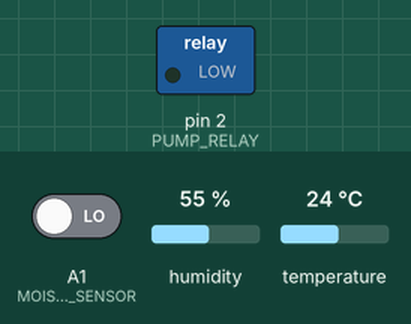
This sketch was run on a simulated Arduino Uno, built with avr-gcc and run on an emulated ATmega328P. Parts: switched loads named in the sketch (green lamp = pin HIGH). Inputs (shaded band) come from the test bench; at power-on: A1 (MOISTURE_SENSOR) LOW, humidity 55 %, temperature 24 °C. What the sketch prints to the serial monitor is not drawn.

Above: at 11.1 s.
11.2 s: A1 (MOISTURE_SENSOR) driven HIGH
At 12.8 s:
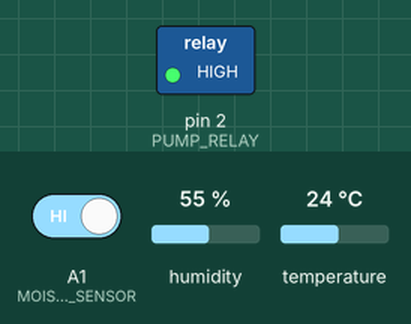
13.5 s: A1 (MOISTURE_SENSOR) driven LOW
At 15.1 s:
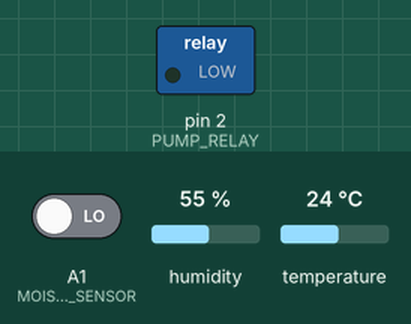
Timing chart, 0 to 16.6 s (numbered marks = the images above; inputs shaded):
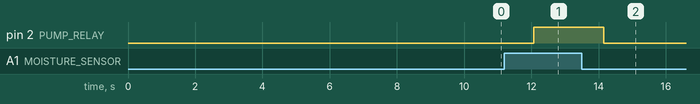

The sketch:

IOT_Irrigation.ino
```cpp
//!!AUM!!
//DHT11 Sensor, Moisture sensor, IOT
#include <dht.h>
#include <SoftwareSerial.h>
SoftwareSerial mySerial(12, 13);      // RX, TX
dht DHT;

#define DHT11_PIN         A0
#define MOISTURE_SENSOR   A1
#define PUMP_RELAY        2

#define INPUT_DATA_BUFF_SIZE    50
int crnt_match_point = 0;
char App_LinkID = 0;
char AppContDataSending = 0;
int ContSending_timer = 0;

unsigned int Humidity = 0, Temperature = 0,moisture_flg = 0;
unsigned int base_ms=0;
byte auto_manual_flag = 0;


void setup()
{ pinMode(DHT11_PIN,INPUT);
  pinMode(MOISTURE_SENSOR,INPUT);
  pinMode(PUMP_RELAY,OUTPUT);
  digitalWrite(PUMP_RELAY,LOW);

  Serial.begin(115200);
  mySerial.begin(9600);
  delay(3000);
//  AT_UART(9600);

  if(!AT_test())
  { Serial.println("WifiModule Error");
  }
  if(!Server_setup())
  { Serial.println("Connection Error");
  }
}

void loop()
{ GET_NEW_DATA();

  delay(1);
  base_ms++;
  if(base_ms < 1000) return;
  base_ms = 0;
  if(digitalRead(MOISTURE_SENSOR))
  { moisture_flg = 0;
    if(auto_manual_flag == 0) digitalWrite(PUMP_RELAY,HIGH);
  }
  else
  { moisture_flg = 1;
    if(auto_manual_flag == 0) digitalWrite(PUMP_RELAY,LOW);
  }
  hum_temp();
//  Serial.println("T: "+String(Temperature)+",H: "+String(Humidity)+",M: "+String(moisture_flg));
  Send_Continously();
}

void hum_temp(void)
{ int chk = DHT.read11(DHT11_PIN);
  Temperature = DHT.temperature;
  Humidity = DHT.humidity;
//  Serial.println("Temp: "+String(Temperature)+ " Hum: "+String(Humidity));
}


void Send_Continously(void)
{ ContSending_timer++;
  if(ContSending_timer < 10) return;
  ContSending_timer = 0;

  if(AppContDataSending == 1)
  {   AppData_Send(App_LinkID);
  }
}


bool Server_setup(void)
{ AT_RESTORE();
  AT_CWMODE(3);
  AT_CIPMUX();
  if(!AT_CWSAP("Irrigation","1234567890"))  return false;
/*  if(!AT_CWJAP("hotspot","1234567890"))
  {   Serial.println("Not Connected to server");
      return false;
  }*/
  if (!AT_CIPSERVER(1234))                     return false;
  return true;
}

void GET_NEW_DATA(void)
{ if (Serial.available() == 0) return;

  String Data = "";
  Data = readData(1000);
  byte temp = 0;
  char str_to_char_buff[INPUT_DATA_BUFF_SIZE];
  Data.toCharArray(str_to_char_buff,50);

  if(compare_string(Data, (char *)"+IPD,",5))
  {   temp =  crnt_match_point;
      if(compare_string(Data, (char *)"PP_",3))
      { App_LinkID = str_to_char_buff[temp];
        if(str_to_char_buff[crnt_match_point] == 'Q')
        {  if(auto_manual_flag == 1)                    digitalWrite(PUMP_RELAY,HIGH);
        }
        if(str_to_char_buff[crnt_match_point] == 'W')
        {  if(auto_manual_flag == 1)                    digitalWrite(PUMP_RELAY,LOW);
        }
        if(str_to_char_buff[crnt_match_point] == 'E')   auto_manual_flag = 0;
        if(str_to_char_buff[crnt_match_point] == 'R')   auto_manual_flag = 1;
        AppData_Send(App_LinkID);
        AppContDataSending = 1;
        return;
      }
  }
  if(compare_string(Data, (char *)"CLOSED",6))
  { if(str_to_char_buff[crnt_match_point-8] == App_LinkID)  AppContDataSending = 0;
  }
}


bool AppData_Send(char Link_ID)
{ String data = "";     //"A000B000C0D0_"
  String SendData = "T000H000S0_";
  int string_size = SendData.length();

  Serial.print("AT+CIPSEND=");
  Serial.print(Link_ID);
  Serial.print(",");
  Serial.println(string_size,DEC);
  data = readData(2000);

  if (compare_string(data, (char *)">", 1))
  { Serial.write('T');
    if(Temperature < 100)   Serial.write('0');
    if(Temperature < 10)    Serial.write('0');
    Serial.print(Temperature);
    Serial.write('H');
    if(Humidity < 100)   Serial.write('0');
    if(Humidity < 10)    Serial.write('0');
    Serial.print(Humidity);
    Serial.write('S');
    Serial.print(moisture_flg);
    Serial.write('_');

    data = readData(2000);
    if(compare_string(data,(char *)"SEND OK", 7)) return true;
  }
  return false;
}

bool AT_test(void)
{ String data = "";
  Serial.println(F("AT"));
  data = readData(500);
  return(compare_string(data,(char *)"OK",2));
}

void AT_RESTORE(void)
{ Serial.println(F("AT+RESTORE"));
  readData(500);
}

void AT_UART(long Uart_value)
{ Serial.println("AT+UART="+String(Uart_value)+",8,1,0,0");
  readData(2000);
}


void AT_RST(void)
{ Serial.println(F("AT+RST"));
  readData(500);
}

void AT_CWMODE(char Mode)
{ Serial.print(F("AT+CWMODE="));
  Serial.println(Mode,DEC);
  readData(500);
}
void AT_CIPMUX(void)
{ String data = "";
  Serial.println(F("AT+CIPMUX=1"));
  data = readData(500);
}

bool AT_CWSAP(String My_WifiName,String My_Wifipswd)
{ String data = "";
  Serial.print(F("AT+CWSAP=\""));
  Serial.print(My_WifiName);
  Serial.print(F("\",\""));
  Serial.print(My_Wifipswd);
  Serial.println(F("\",5,3"));
  data = readData(5000);
  return (compare_string(data, (char *)"OK", 2));
}

bool AT_CWJAP(String ipaddr,String passwrd)
{ String data = "";
  Serial.print("AT+CWJAP=\"");
  Serial.print(ipaddr);
  Serial.print("\",\"");
  Serial.print(passwrd);
  Serial.println("\"");
  data = readData(10000);
  return(compare_string(data,(char *)"WIFI CONNECTED",14));
}

bool AT_CIPSERVER(int port_num)
{ String data = "";
  Serial.print(F("AT+CIPSERVER=1,"));
  Serial.println(port_num,DEC);
  data = readData(500);
  return(compare_string(data,(char *)"OK",2));
}


bool AT_CIPCLOSE(char linkID)
{ String data = "";
  Serial.print(F("AT+CIPCLOSE="));
  Serial.println(linkID);
  data = readData(500);
  return(compare_string(data,(char *)"OK",2));
}

bool compare_string(String main_str,char *sub_str,char String2_size)
{ int main_str_length = 0,i = 0;
  main_str_length  = main_str.length();
  while(main_str_length != i)
  { if(main_str.substring(i,i + String2_size) == sub_str)
    { crnt_match_point = i+String2_size;
      return true;
    }
    i++;
  }
  return false;
}

String readData(unsigned long timeout)
{   String data = "";
    unsigned long t = millis();
    int i = 0;
    while(millis() - t < timeout)
    { if(Serial.available() > 0)
      {   char r = Serial.read();
          if(i < 50)  data += r;
          t = millis();
          i++;
      }
    }
 //   Serial.println(data);
    return data;
}
```

Measured:
- after the input at 11.2 s, pin 2 (PUMP_RELAY): LOW → HIGH after 0.86 s
- after the input at 13.5 s, pin 2 (PUMP_RELAY): HIGH → LOW after 0.65 s
